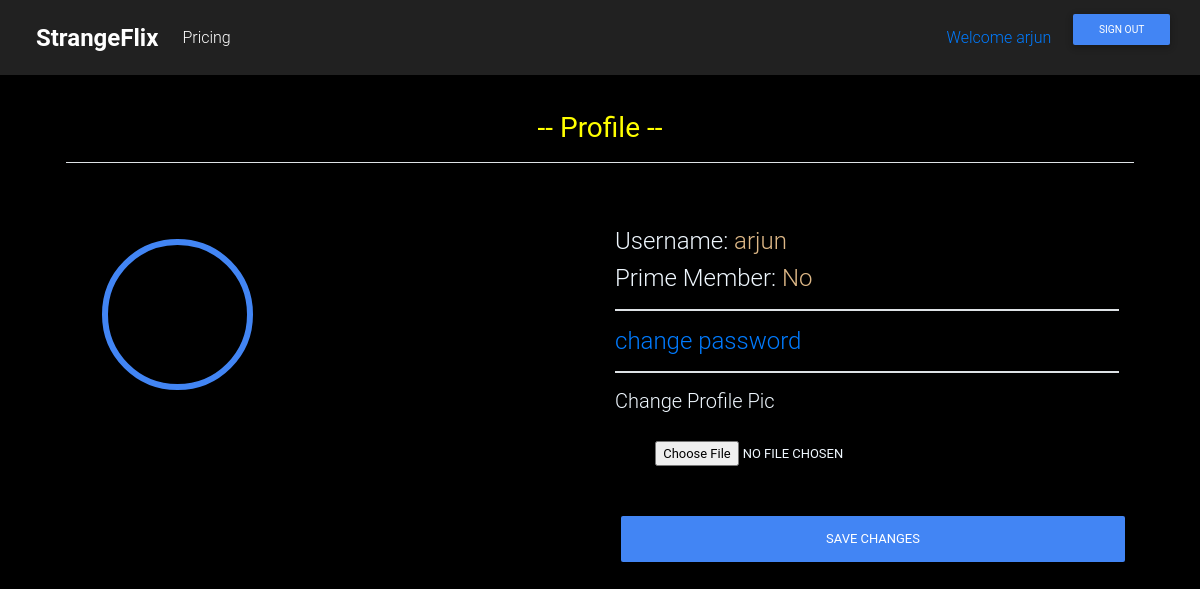
The page /profile/ (signed in) on the database as committed earlier.
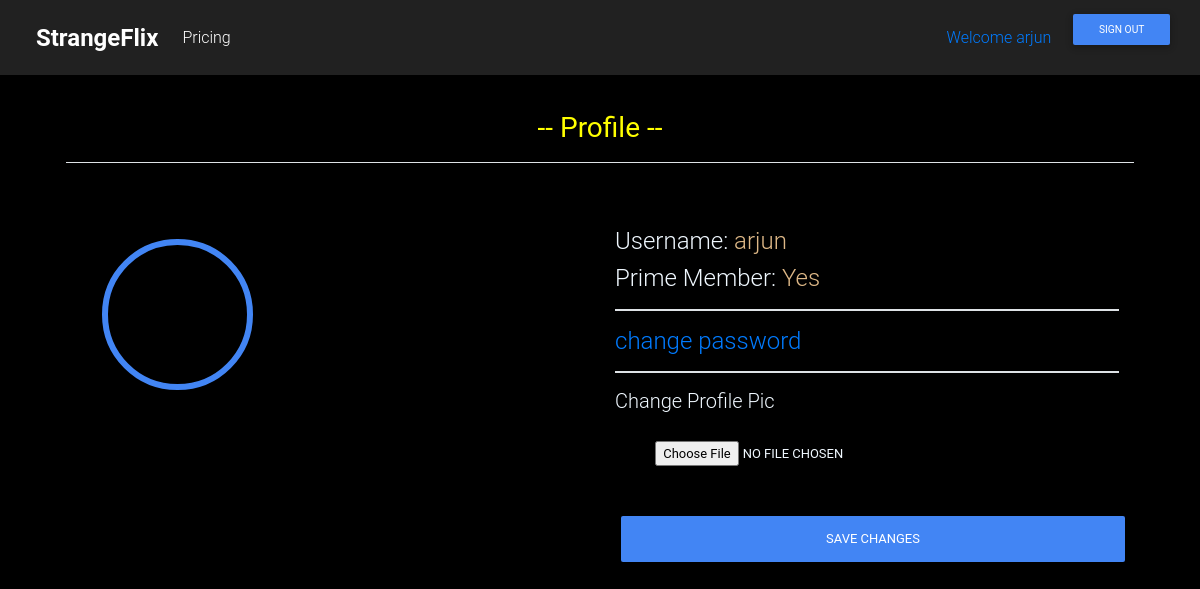
The same page on the database as committed later.
### screens/views.py (the view, shortened to what this page needs)
# urls.py: path('profile/',ProfileView.as_view(), name="profile"),
class ProfileView(LoginRequiredMixin,ListView):
    def get(self, *args, **kwargs):
        profile = UserProfile.objects.get(user=self.request.user)
        form = ProfileForm()
        context = {
            'profile': profile,
            'form': form
        }
        return render(self.request, "profile.html", context)

### screens/forms.py
class ProfileForm(forms.Form):
    image = forms.ImageField()

### templates/profile.html (shortened to what this page needs)
{% extends 'new_base.html' %}
{% block content %}
<!doctype html>
<html lang="en">
<head>
</head>
<body style="background-color: black;color: aliceblue; ">
    {% include 'navbar.html' %}
    <div class="container "  style=" height: 100%; padding: 3%;  " >
        <h3 style="text-align: center; color: yellow; font-weight: 400;">-- Profile --</h3>
        <hr class="border-bottom">
        <br>
        <div class="container-fluid">
            <div class="row">
                <div class="col-sm-6" style="padding: 3vw;">
                    {% if profile.image %}
                        <img src="{{profile.image.url}}" alt="Not Found" style="height: 10vw; width: 10vw;" class="border3 border border-primary  rounded-circle">
                    {% else %}
                        <img src="" alt="No image" style="height: 10vw; width: 10vw; padding: 15%; font-size: 1vw;" class="border3 border border-primary  rounded-circle">
                    {% endif %}
                </div>
                <div class="col-sm-6" >
                    <br>
                    <form method="POST" enctype="multipart/form-data">
                        <h4>Username: <span style="color: burlywood;"> {{profile.user.username}}<span></h4>
                        {% if profile.is_active_plan %}
                            <h4>Prime Member: <span style="color: burlywood;"> Yes</h4>
                        {% else %}
                            <h4>Prime Member: <span style="color: burlywood;"> No</h4>
                        {% endif %}
                        <hr class="border">
                        {% if profile.user.has_usable_password %}
                            <h4><a href="http://127.0.0.1:8000/accounts/password/change/">change password</a></h4>
                        {% else %}
                            <h4><a href="http://127.0.0.1:8000/accounts/password/set/">set password</a></h4>
                        {% endif %}
                        <hr class="border">
                        <h5>Change Profile Pic</h5>
                        <input type="file" class="btn" id='image' name="image"/>
                        <br>
                        <br>
                        <button type="submit" class="btn btn-primary" style="width: 100%;">Save Changes</button>
                    </form>
                </div>
            </div>
          </div>
    </div>
</body>
</html>
{% endblock %}

Rows that differ between the two databases and show on the page:
changed UserProfile "arjun": is_active_plan False → True (drawn)
Other text that changed with them:
text no longer shown: "No"
text now shown: "Yes"
